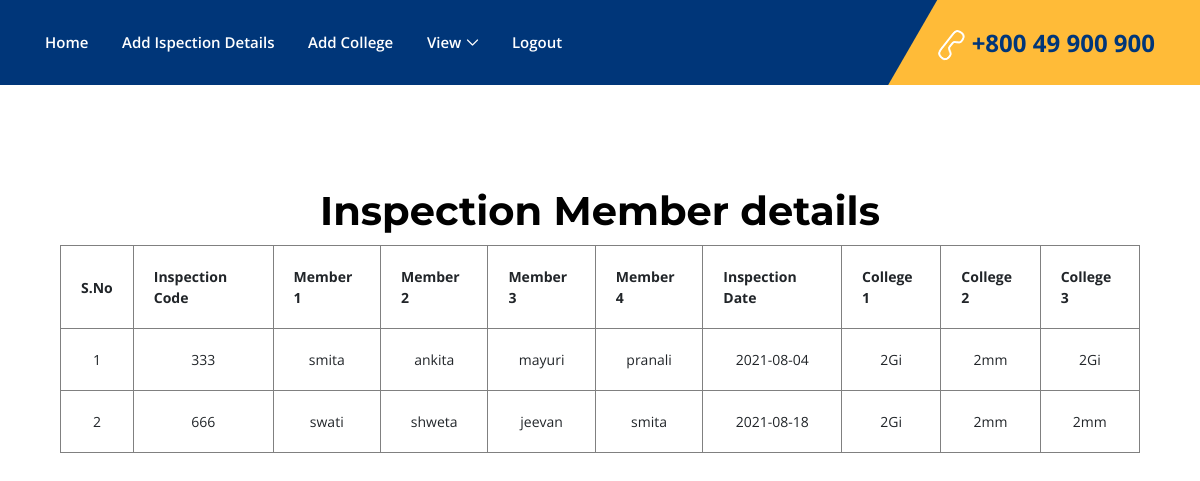
Screenshot of /commviewinspect.php with the database file from the repository.
### tables this page shows
CREATE TABLE `inspection` (
  `id` int(11) NOT NULL,
  `m1` varchar(20) NOT NULL,
  `m2` varchar(20) NOT NULL,
  `m3` varchar(20) NOT NULL,
  `m4` varchar(20) NOT NULL,
  `inspdate` date NOT NULL,
  `coll1` varchar(20) NOT NULL,
  `coll2` varchar(20) NOT NULL,
  `coll3` varchar(20) NOT NULL
);

### commviewinspect.php (the view, shortened to what this page needs)
<?php
	include "connect.php";
	include "commnav.php";
 ?>
 <!DOCTYPE html>
 <html>
 <head>
 </head>
 <body>
 	<center>
 		<h1 style="margin-top: 100px;">Inspection Member details</h1>
 		<table border="1px;" width="90%">
 			<tr>
 				<th>S.No</th>
 				<th>Inspection Code</th>
 				<th>Member 1</th>
 				<th>Member 2</th>
 				<th>Member 3</th>
 				<th>Member 4</th>
 				<th>Inspection Date</th>
 				<th>College 1</th>
 				<th>College 2</th>
 				<th>College 3</th>
 			</tr>
 			<?php
 				$i=1;
 				$q1="SELECT * from  inspection";
 				$rs1=mysqli_query($conn,$q1);
 				while($row=mysqli_fetch_assoc($rs1))
 				{ ?>
 					<tr>
 						<td><?php echo $i; ?></td>
 						<td><?php echo $row['id']; ?></td>
 						<td><?php echo $row['m1']; ?></td>
 						<td><?php echo $row['m2']; ?></td>
 						<td><?php echo $row['m3']; ?></td>
 						<td><?php echo $row['m4']; ?></td>
 						<td><?php echo $row['inspdate']; ?></td>
 						<td><?php echo $row['coll1']; ?></td>
 						<td><?php echo $row['coll2']; ?></td>
 						<td><?php echo $row['coll3']; ?></td>
 						<?php $i++; ?>
 					</tr>
 				<?php }
 			 ?>
 		</table>
 		<br><br><br>
 	</center>
 </body>
 </html>

### style.css (style rules this page uses)
* { margin: 0; padding: 0; }
body { font-family: "Open Sans", sans-serif; font-size: 14px; }
h1, h2, h3, h4, h5, h6 { font-family: "Montserrat", sans-serif; color: #000000; line-height: 1.3; font-weight: 700; }

### css/classy-nav.css (style rules this page uses)
* { margin: 0; padding: 0; }
body { font-family: "Roboto", sans-serif; }

### commviewinspect.php (style rules this page uses)
th,td { padding: 20px; }
td { text-align: center; }

### rows the page displays
inspection: id "333", m1 "smita", m2 "ankita", m3 "mayuri", m4 "pranali", inspdate "2021-08-04", coll1 "2Gi", coll2 "2mm", coll3 "2Gi"
inspection: id "666", m1 "swati", m2 "shweta", m3 "jeevan", m4 "smita", inspdate "2021-08-18", coll1 "2Gi", coll2 "2mm", coll3 "2mm"
